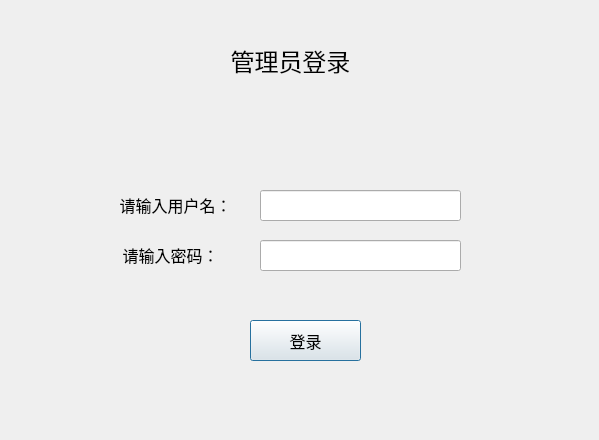
<?xml version="1.0" encoding="UTF-8"?>
<ui version="4.0">
 <class>Dialog</class>
 <widget class="QDialog" name="Dialog">
  <property name="geometry">
   <rect>
    <x>0</x>
    <y>0</y>
    <width>599</width>
    <height>440</height>
   </rect>
  </property>
  <property name="windowTitle">
   <string>Dialog</string>
  </property>
  <widget class="QLabel" name="label">
   <property name="geometry">
    <rect>
     <x>30</x>
     <y>20</y>
     <width>521</width>
     <height>81</height>
    </rect>
   </property>
   <property name="text">
    <string>&lt;html&gt;&lt;head/&gt;&lt;body&gt;&lt;p align=&quot;center&quot;&gt;&lt;span style=&quot; font-size:18pt;&quot;&gt;管理员登录&lt;/span&gt;&lt;/p&gt;&lt;/body&gt;&lt;/html&gt;</string>
   </property>
  </widget>
  <widget class="QLabel" name="label_2">
   <property name="geometry">
    <rect>
     <x>70</x>
     <y>190</y>
     <width>211</width>
     <height>31</height>
    </rect>
   </property>
   <property name="text">
    <string>&lt;html&gt;&lt;head/&gt;&lt;body&gt;&lt;p align=&quot;center&quot;&gt;&lt;span style=&quot; font-size:12pt;&quot;&gt;请输入用户名：&lt;/span&gt;&lt;/p&gt;&lt;/body&gt;&lt;/html&gt;</string>
   </property>
  </widget>
  <widget class="QLabel" name="label_3">
   <property name="geometry">
    <rect>
     <x>80</x>
     <y>240</y>
     <width>181</width>
     <height>31</height>
    </rect>
   </property>
   <property name="text">
    <string>&lt;html&gt;&lt;head/&gt;&lt;body&gt;&lt;p align=&quot;center&quot;&gt;&lt;span style=&quot; font-size:12pt;&quot;&gt;请输入密码：&lt;/span&gt;&lt;/p&gt;&lt;/body&gt;&lt;/html&gt;</string>
   </property>
  </widget>
  <widget class="QLineEdit" name="lineEdit">
   <property name="geometry">
    <rect>
     <x>260</x>
     <y>190</y>
     <width>201</width>
     <height>31</height>
    </rect>
   </property>
   <property name="font">
    <font>
     <family>Arial</family>
     <pointsize>12</pointsize>
    </font>
   </property>
  </widget>
  <widget class="QLineEdit" name="lineEdit_2">
   <property name="geometry">
    <rect>
     <x>260</x>
     <y>240</y>
     <width>201</width>
     <height>31</height>
    </rect>
   </property>
   <property name="font">
    <font>
     <family>Arial</family>
     <pointsize>12</pointsize>
    </font>
   </property>
  </widget>
  <widget class="QPushButton" name="pushButton">
   <property name="geometry">
    <rect>
     <x>250</x>
     <y>320</y>
     <width>111</width>
     <height>41</height>
    </rect>
   </property>
   <property name="font">
    <font>
     <family>Arial</family>
     <pointsize>12</pointsize>
    </font>
   </property>
   <property name="text">
    <string>登录</string>
   </property>
   <property name="autoRepeatDelay">
    <number>300</number>
   </property>
  </widget>
 </widget>
 <resources/>
 <connections>
  <connection>
   <sender>pushButton</sender>
   <signal>clicked()</signal>
   <receiver>Dialog</receiver>
   <slot>login()</slot>
   <hints>
    <hint type="sourcelabel">
     <x>295</x>
     <y>335</y>
    </hint>
    <hint type="destinationlabel">
     <x>299</x>
     <y>219</y>
    </hint>
   </hints>
  </connection>
 </connections>
 <slots>
  <slot>login()</slot>
 </slots>
</ui>
